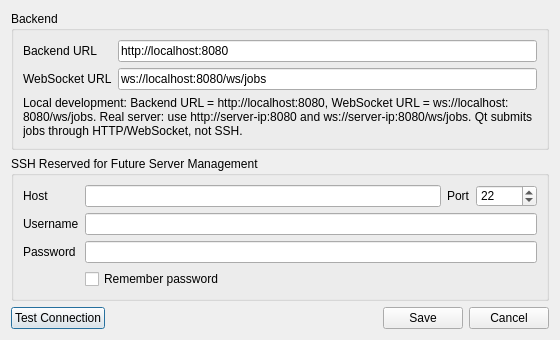
<?xml version="1.0" encoding="UTF-8"?>
<ui version="4.0">
 <class>ServerSettingsDialog</class>
 <widget class="QDialog" name="ServerSettingsDialog">
  <property name="geometry">
   <rect>
    <x>0</x>
    <y>0</y>
    <width>560</width>
    <height>340</height>
   </rect>
  </property>
  <property name="windowTitle">
   <string>Server Settings</string>
  </property>
  <layout class="QVBoxLayout" name="mainLayout">
   <item>
    <widget class="QGroupBox" name="backendGroupBox">
     <property name="title">
      <string>Backend</string>
     </property>
     <layout class="QGridLayout" name="backendLayout">
      <item row="0" column="0">
       <widget class="QLabel" name="backendUrlLabel">
        <property name="text">
         <string>Backend URL</string>
        </property>
       </widget>
      </item>
      <item row="0" column="1">
       <widget class="QLineEdit" name="backendUrlLineEdit">
        <property name="text">
         <string>http://localhost:8080</string>
        </property>
       </widget>
      </item>
      <item row="1" column="0">
       <widget class="QLabel" name="webSocketUrlLabel">
        <property name="text">
         <string>WebSocket URL</string>
        </property>
       </widget>
      </item>
      <item row="1" column="1">
       <widget class="QLineEdit" name="webSocketUrlLineEdit">
        <property name="text">
         <string>ws://localhost:8080/ws/jobs</string>
        </property>
       </widget>
      </item>
      <item row="2" column="0" colspan="2">
       <widget class="QLabel" name="serverModeHintLabel">
        <property name="text">
         <string>Local development: Backend URL = http://localhost:8080, WebSocket URL = ws://localhost:8080/ws/jobs. Real server: use http://server-ip:8080 and ws://server-ip:8080/ws/jobs. Qt submits jobs through HTTP/WebSocket, not SSH.</string>
        </property>
        <property name="wordWrap">
         <bool>true</bool>
        </property>
       </widget>
      </item>
     </layout>
    </widget>
   </item>
   <item>
    <widget class="QGroupBox" name="sshGroupBox">
     <property name="title">
      <string>SSH Reserved for Future Server Management</string>
     </property>
     <property name="toolTip">
      <string>Reserved for future server management. SSH is not used to submit analysis jobs.</string>
     </property>
     <layout class="QGridLayout" name="sshLayout">
      <item row="0" column="0">
       <widget class="QLabel" name="sshHostLabel">
        <property name="text">
         <string>Host</string>
        </property>
       </widget>
      </item>
      <item row="0" column="1">
       <widget class="QLineEdit" name="sshHostLineEdit"/>
      </item>
      <item row="0" column="2">
       <widget class="QLabel" name="sshPortLabel">
        <property name="text">
         <string>Port</string>
        </property>
       </widget>
      </item>
      <item row="0" column="3">
       <widget class="QSpinBox" name="sshPortSpinBox">
        <property name="minimum">
         <number>1</number>
        </property>
        <property name="maximum">
         <number>65535</number>
        </property>
        <property name="value">
         <number>22</number>
        </property>
       </widget>
      </item>
      <item row="1" column="0">
       <widget class="QLabel" name="sshUsernameLabel">
        <property name="text">
         <string>Username</string>
        </property>
       </widget>
      </item>
      <item row="1" column="1" colspan="3">
       <widget class="QLineEdit" name="sshUsernameLineEdit"/>
      </item>
      <item row="2" column="0">
       <widget class="QLabel" name="sshPasswordLabel">
        <property name="text">
         <string>Password</string>
        </property>
       </widget>
      </item>
      <item row="2" column="1" colspan="3">
       <widget class="QLineEdit" name="sshPasswordLineEdit">
        <property name="echoMode">
         <enum>QLineEdit::Password</enum>
        </property>
       </widget>
      </item>
      <item row="3" column="1" colspan="3">
       <widget class="QCheckBox" name="rememberPasswordCheckBox">
        <property name="text">
         <string>Remember password</string>
        </property>
       </widget>
      </item>
     </layout>
    </widget>
   </item>
   <item>
    <layout class="QHBoxLayout" name="buttonLayout">
     <item>
      <widget class="QPushButton" name="testConnectionButton">
       <property name="text">
        <string>Test Connection</string>
       </property>
      </widget>
     </item>
     <item>
      <spacer name="buttonSpacer">
       <property name="orientation">
        <enum>Qt::Horizontal</enum>
       </property>
       <property name="sizeHint" stdset="0">
        <size>
         <width>40</width>
         <height>20</height>
        </size>
       </property>
      </spacer>
     </item>
     <item>
      <widget class="QPushButton" name="saveButton">
       <property name="text">
        <string>Save</string>
       </property>
      </widget>
     </item>
     <item>
      <widget class="QPushButton" name="cancelButton">
       <property name="text">
        <string>Cancel</string>
       </property>
      </widget>
     </item>
    </layout>
   </item>
  </layout>
 </widget>
 <resources/>
 <connections/>
</ui>
